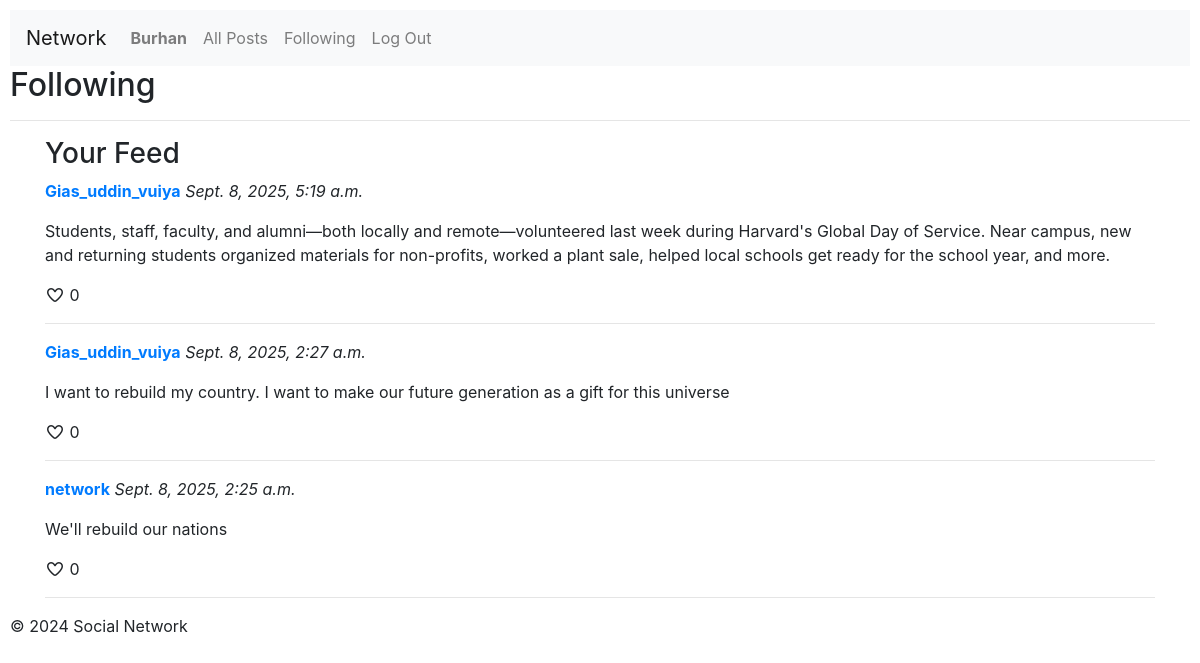
Screenshot of /following (signed in) with the database file from the repository.
### network/models.py (models this page shows, shortened)
class User(AbstractUser):
    pass

class Post(models.Model):
    user = models.ForeignKey(User, on_delete=models.CASCADE, related_name="posts")
    content = models.TextField()
    timestamp = models.DateTimeField(auto_now_add=True)

### network/views.py (the view)
# urls.py: path("following", views.following, name="following"),
def following(request):
    if not request.user.is_authenticated:
        return HttpResponseRedirect(reverse("index"))
    following_users = Followers.objects.filter(follower=request.user).values_list('user', flat=True)
    posts = Post.objects.filter(user__in=following_users).order_by('-timestamp')
    return render(request, "network/following.html", {
        "posts": posts
    })

### network/templates/network/following.html
{% extends 'network/layout.html' %}
{% block body %}
    <h2>Following</h2>
    <hr>
    <div class="container">
        <h3>Your Feed</h3>
        {% for post in posts %}
            <div class="post">
                <p><strong><a href="{% url 'profile' post.user.username %}">{{ post.user.username }}</a></strong> <em>{{ post.timestamp }}</em></p>
                <p>{{ post.content }}</p>
                <i class="fa-regular fa-heart"></i> <span>0</span>
                <hr>
            </div>
        {% empty %}
            <p>No posts available from users you are following.</p>
        {% endfor %}
    </div>
{% endblock %}

### network/templates/network/layout.html (shortened to what this page needs)
{% load static %}
<!DOCTYPE html>
<html lang="en">
    <head>
        <link rel="stylesheet" href="https://stackpath.bootstrapcdn.com/bootstrap/4.4.1/css/bootstrap.min.css">
        <link rel="stylesheet" href="https://cdnjs.cloudflare.com/ajax/libs/font-awesome/7.0.1/css/all.min.css" />
        <link href="{% static 'network/styles.css' %}" rel="stylesheet">
    </head>
    <body>
        <nav class="navbar navbar-expand-lg navbar-light bg-light">
            <a class="navbar-brand" href="#">Network</a>
            <div>
              <ul class="navbar-nav mr-auto">
                {% if user.is_authenticated %}
                    <li class="nav-item">
                        <a class="nav-link" href="{% url 'profile' user.username %}"><strong>{{ user.username }}</strong></a>
                    </li>
                {% endif %}
                <li class="nav-item">
                  <a class="nav-link" href="{% url 'index' %}">All Posts</a>
                </li>
                {% if user.is_authenticated %}
                    <li class="nav-item">
                        <a class="nav-link" href="#">Following</a>
                    </li>
                    <li class="nav-item">
                        <a class="nav-link" href="{% url 'logout' %}">Log Out</a>
                    </li>
                {% endif %}
              </ul>
            </div>
          </nav>
        <div class="body">
            {% block body %}
            {% endblock %}
        </div>
        <footer>
            {% block footer %}
                <p>&copy; 2024 Social Network</p>
            {% endblock %}
        </footer>
    </body>
</html>

### network/static/network/styles.css (style rules this page uses)
body { padding: 10px; box-sizing: border-box; }
.container { margin-top: 10px; }

### rows the page displays
User: username "Burhan"
Post: user.username "Gias_uddin_vuiya", timestamp "Sept. 8, 2025, 5:19 a.m.", content "Students, staff, faculty, and alumni—both locally and remote—volunteered last week during Harvard's Global Day of Service. Near campus, new and returning students organized materials for non-profits, worked a plant sale, helped local schools get ready for the school year, and more."
Post: user.username "Gias_uddin_vuiya", timestamp "Sept. 8, 2025, 2:27 a.m.", content "I want to rebuild my country. I want to make our future generation as a gift for this universe"
Post: user.username "network", timestamp "Sept. 8, 2025, 2:25 a.m.", content "We'll rebuild our nations"
